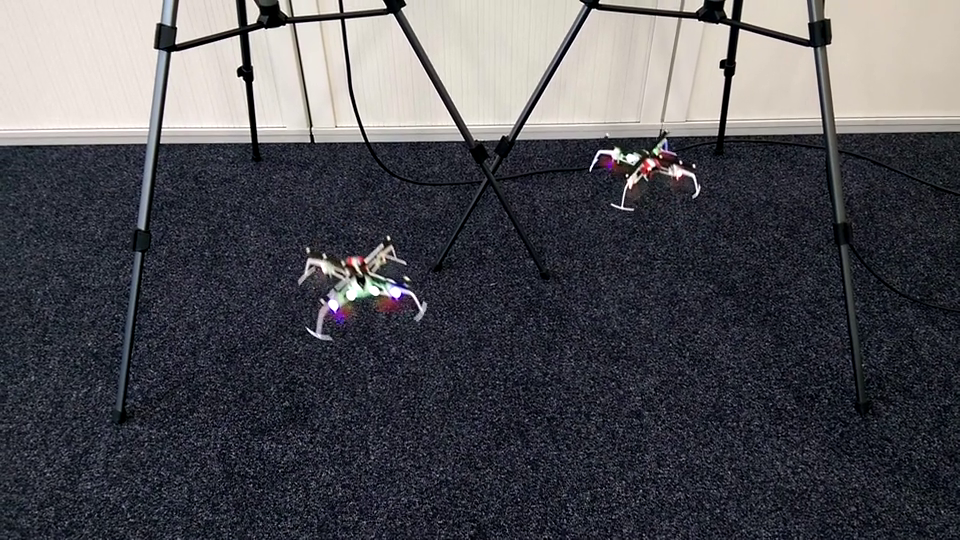
#> input picture frame 22 of Sheet6/Aufgabe3/quadrotor.mp4, 960 x 540 px
$ python flow_comp.py
#> lines starting #> are read from the running program, lines starting #| are printed output that depends on the picture
import cv2
import numpy as np

vid = cv2.VideoCapture('quadrotor.mp4')
if vid.isOpened():
    print("video opened successfully")

feature_params = dict( maxCorners=100,
                       qualityLevel=0.3,
                       minDistance=7,
                       blockSize=7)

# Parameters for lucas kanade optical flow
lk_params = dict(winSize=(15, 15),
                 maxLevel=1,
                 criteria=(cv2.TERM_CRITERIA_EPS | cv2.TERM_CRITERIA_COUNT, 10, 0.03))

# Create some random colors
color = np.random.randint(0, 255, (100, 3))

_, old_frame = vid.read()
#> old_frame is the input picture: shape (540, 960, 3); mean B, G, R 84.8, 79.5, 79.8
old_gray = cv2.cvtColor(old_frame, cv2.COLOR_BGR2GRAY)
p0 = cv2.goodFeaturesToTrack(old_gray, mask=None, **feature_params)
#> p0 = 81 rows, first 8: [623, 206], [347, 21], [237, 37], [741, 31], [625, 156], [296, 25], [601, 1], [338, 21]

# Create a mask image for drawing purposes
mask = np.zeros_like(old_frame)
hsv = np.zeros_like(old_frame)
hsv[..., 1] = 255
while True:
    # read next frame
    has_frame, frame = vid.read()
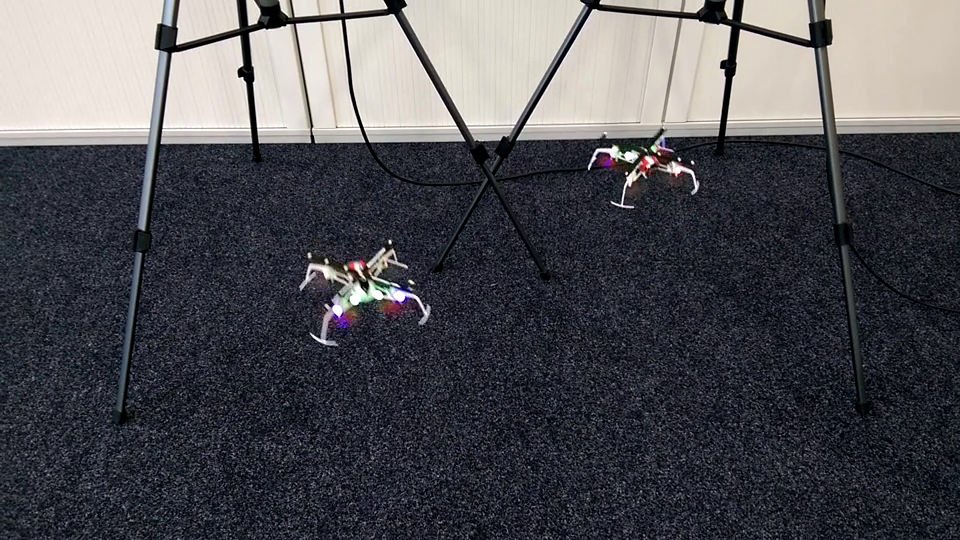
#> input picture frame 23 of Sheet6/Aufgabe3/quadrotor.mp4, 960 x 540 px
#> frame is the input picture: shape (540, 960, 3); mean B, G, R 84.5, 79.4, 79.6
    if not has_frame:
        break

    frame_gray = cv2.cvtColor(frame, cv2.COLOR_BGR2GRAY)
    # calculate optical flow
    p1, st, err = cv2.calcOpticalFlowPyrLK(old_gray, frame_gray, p0, None, **lk_params)
#> p1 = 81 rows, first 8: [622.9, 203.7], [347.7, 21.57], [237.7, 37.59], [741.7, 31.53], [623.3, 153.8], [296.7, 25.54], [601.8, 1.48], [338.7, 21.59]; st = 81 values from 1 to 1; err = 81 values, max 30.33 at index 48, min 3.1 at index 51, mean 7.46
    flow = cv2.calcOpticalFlowFarneback(old_gray,frame_gray, None, 0.5, 3, 15, 3, 5, 1.2, 0)

    # Select good points
    good_new = p1[st == 1]
#> good_new = 81 pairs, first value 156.7 to 828.7, second value 1.48 to 334.9
    good_old = p0[st == 1]
#> good_old = 81 pairs, first value 156 to 828, second value 1 to 329
    # draw the tracks
    for i, (new, old) in enumerate(zip(good_new,good_old)):
        a, b = new.ravel()
        c, d = old.ravel()
        mask = cv2.line(mask, (a, b), (c, d), color[i].tolist(),  2)
        frame = cv2.circle(frame, (a, b), 5, color[i].tolist(), -1)
#> this loop made 81 passes
#> (a, b, c, d) on passes 1 to 12: (622.9, 203.7, 623, 206), (347.7, 21.57, 347, 21), (237.7, 37.59, 237, 37), (741.7, 31.53, 741, 31), (623.3, 153.8, 625, 156), (296.7, 25.54, 296, 25), (601.8, 1.48, 601, 1), (338.7, 21.59, 338, 21), (249.8, 23.56, 249, 23), (383.7, 6.48, 383, 6), (657.1, 152.2, 659, 155), (177.8, 42.58, 177, 42)
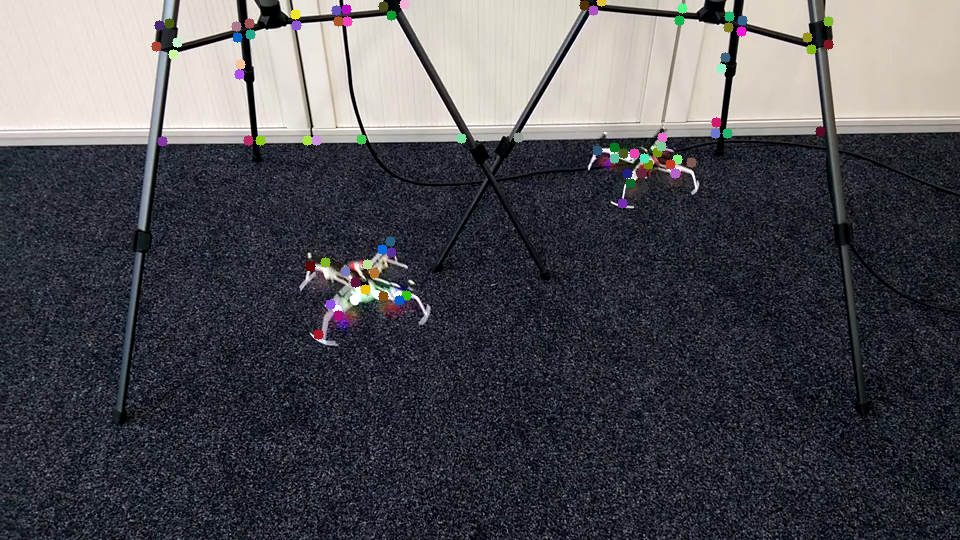
#> frame: shape (540, 960, 3); mean B, G, R 84.3, 79.4, 79.5
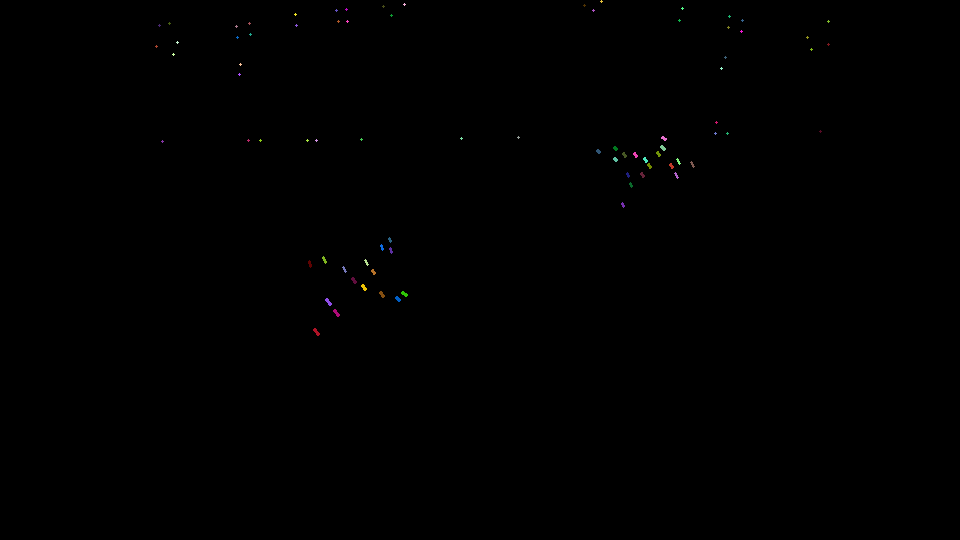
#> mask: shape (540, 960, 3); mean of channels 0, 1, 2 0.2, 0.2, 0.2; drawn as B, G, R
    img = cv2.add(frame, mask)

    # code angle and magnitude of flow using hsv
    mag, ang = cv2.cartToPolar(flow[..., 0], flow[..., 1])
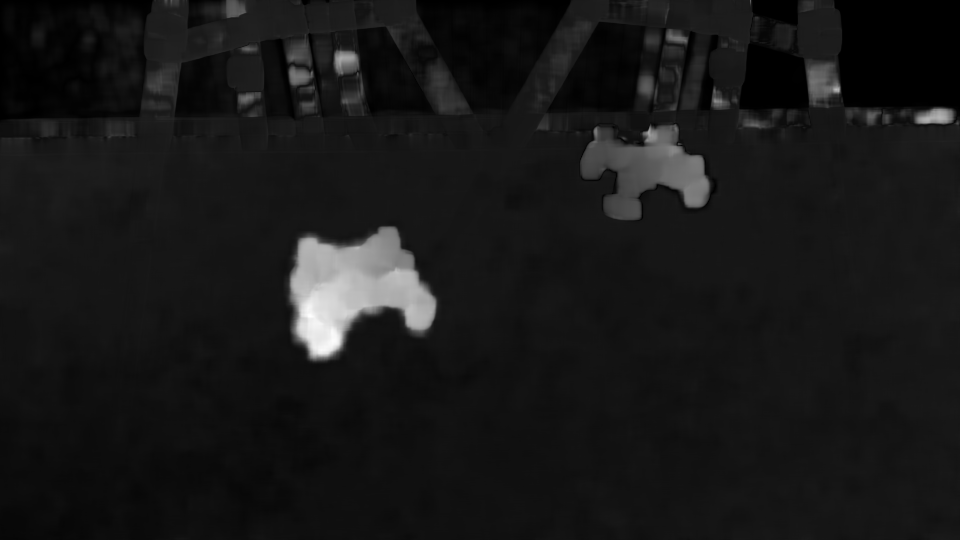
#> mag: shape (540, 960) float32; min 9.6e-13, max 7.96, mean 0.759; drawn with min black and max white
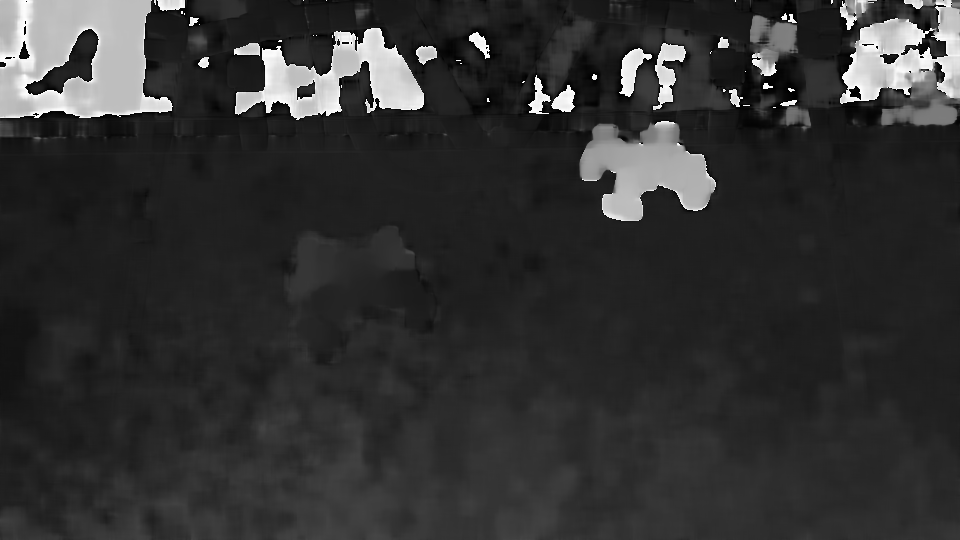
#> ang: shape (540, 960) float32; min 1.17e-05, max 6.28, mean 1.24; drawn with min black and max white
    hsv[..., 0] = ang*180/np.pi/2
    hsv[..., 2] = cv2.normalize(mag, None, 0, 255, cv2.NORM_MINMAX)
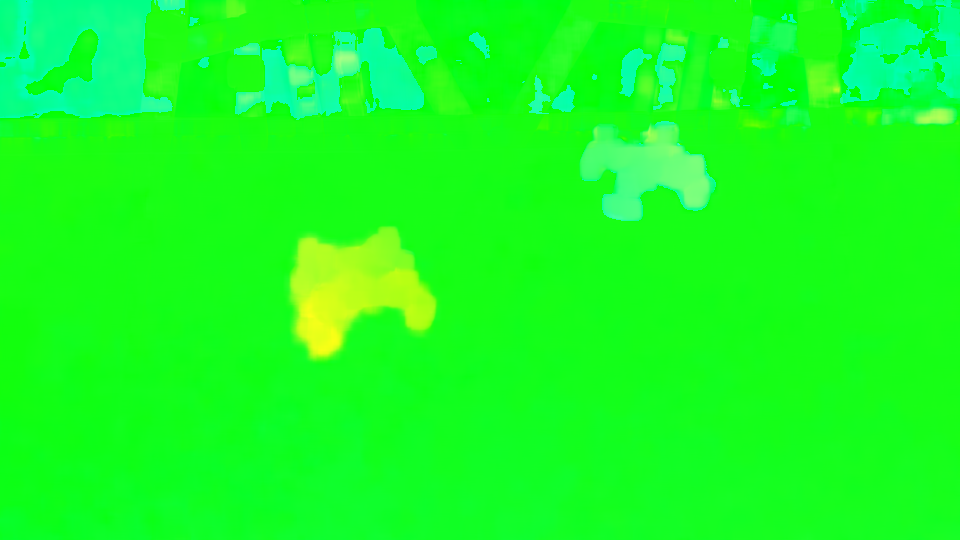
#> hsv: shape (540, 960, 3); mean of channels 0, 1, 2 35.1, 255, 23.8; drawn as B, G, R
    bgr = cv2.cvtColor(hsv, cv2.COLOR_HSV2BGR)
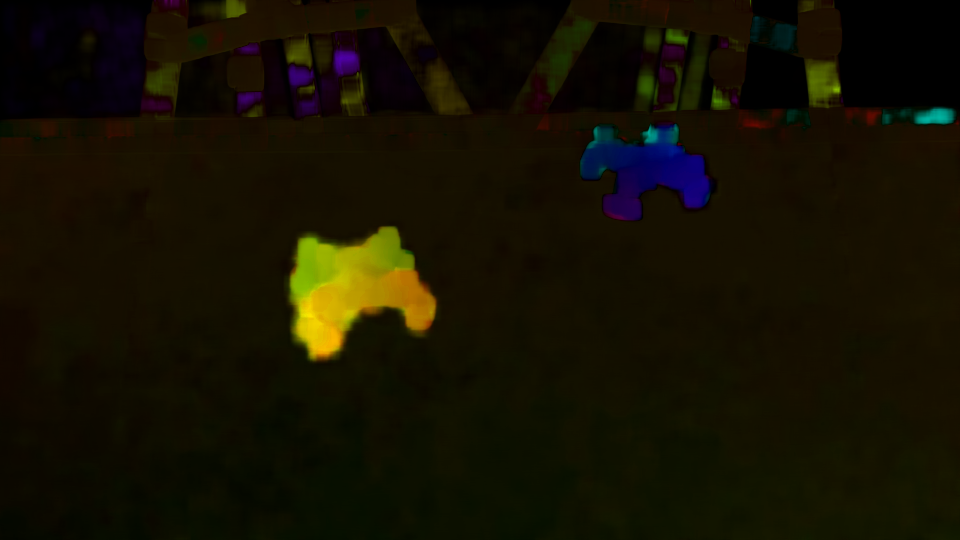
#> bgr: shape (540, 960, 3); mean B, G, R 2.1, 17.2, 21.3

    cv2.imshow('LK', img)
    cv2.imshow('Farneback', bgr)
    k = cv2.waitKey(30) & 0xff
#> (key Esc is pressed here)
    if k == 27:
        break
    # Now update the previous frame and previous points
    old_gray = frame_gray.copy()
    p0 = good_new.reshape(-1, 1, 2)

cv2.destroyAllWindows()
vid.release()

$ run again, starting later in the video
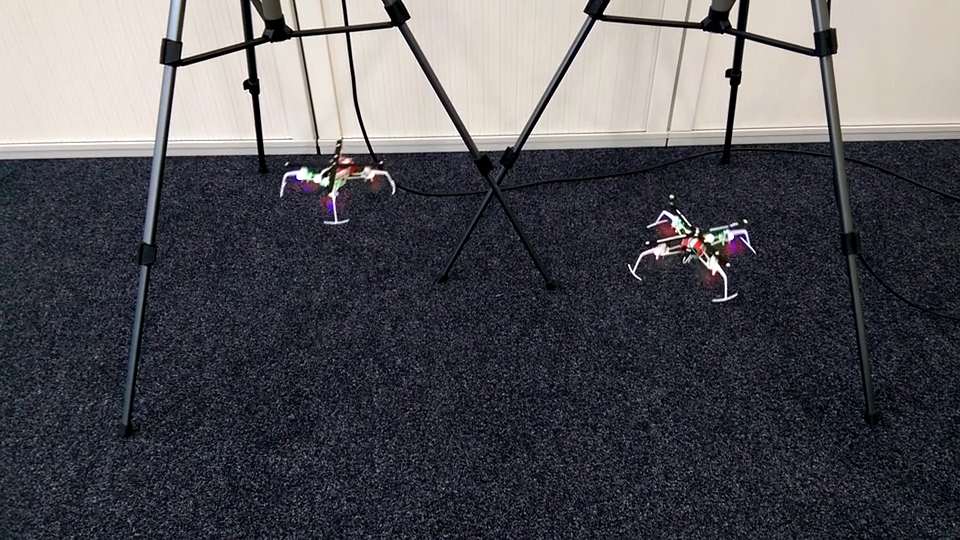
#> input picture frame 99 of Sheet6/Aufgabe3/quadrotor.mp4, 960 x 540 px
#> old_frame is the input picture: shape (540, 960, 3); mean B, G, R 87.5, 82, 82.7
#> p0 = 92 rows, first 8: [336, 221], [725, 297], [714, 254], [351, 34], [678, 232], [302, 38], [664, 213], [695, 235]
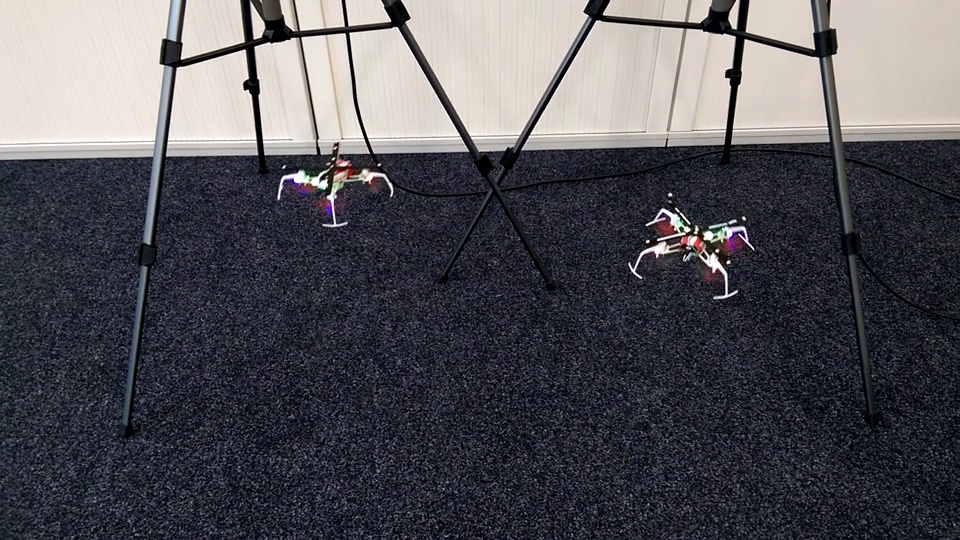
#> input picture frame 100 of Sheet6/Aufgabe3/quadrotor.mp4, 960 x 540 px
#> frame is the input picture: shape (540, 960, 3); mean B, G, R 87.6, 82, 82.9
#> p1 = 92 rows, first 8: [334.8, 223.7], [725.6, 294.2], [714.1, 251.7], [350.9, 34.52], [677.2, 230.2], [301.9, 38.5], [662.6, 211], [694.5, 232.9]; st = 92 values from 1 to 1; err = 92 values, max 26.52 at index 64, min 2.19 at index 36, mean 7.6
#> good_new = 92 pairs, first value 162 to 833.8, second value 10.43 to 294.2
#> good_old = 92 pairs, first value 162 to 834, second value 10 to 297
#> the loop `for i, (new, old) in enumerate(zip(good_new,good_old)):` made 92 passes
#> (a, b, c, d) on passes 1 to 8: (334.8, 223.7, 336, 221), (725.6, 294.2, 725, 297), (714.1, 251.7, 714, 254), (350.9, 34.52, 351, 34), (677.2, 230.2, 678, 232), (301.9, 38.5, 302, 38), (662.6, 211, 664, 213), (694.5, 232.9, 695, 235)
#> `bgr = cv2.cvtColor(hsv, cv2.COLOR_HSV2BGR)`:
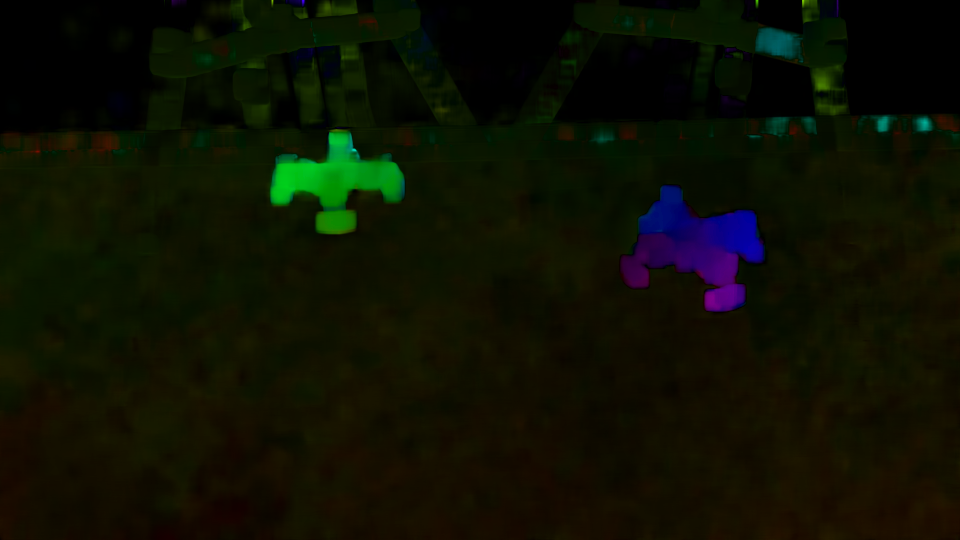
#> bgr: shape (540, 960, 3); mean B, G, R 2.7, 16.8, 13.7

$ run again, starting later in the video
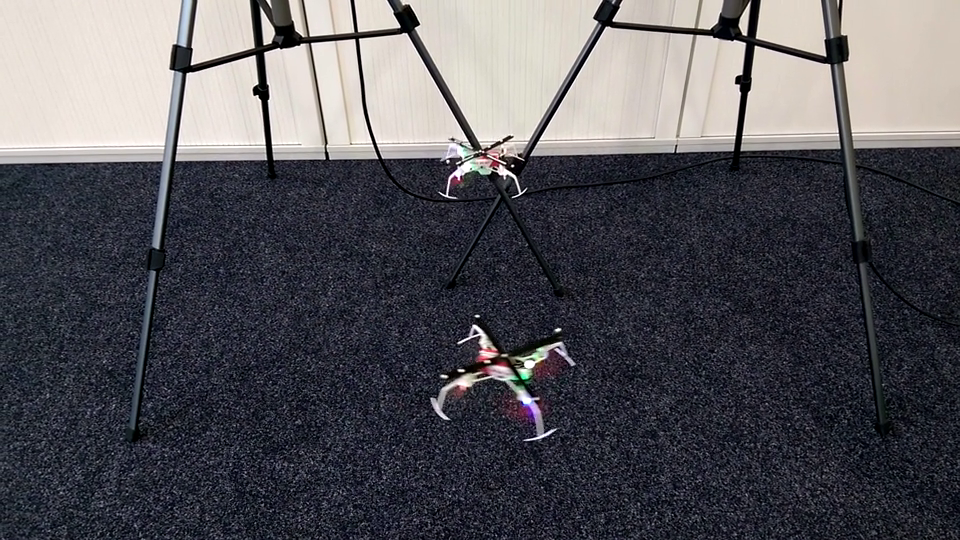
#> input picture frame 176 of Sheet6/Aufgabe3/quadrotor.mp4, 960 x 540 px
#> old_frame is the input picture: shape (540, 960, 3); mean B, G, R 89.4, 84, 85
#> p0 = 71 rows, first 8: [447, 194], [520, 191], [361, 40], [312, 45], [253, 58], [756, 47], [353, 41], [265, 42]
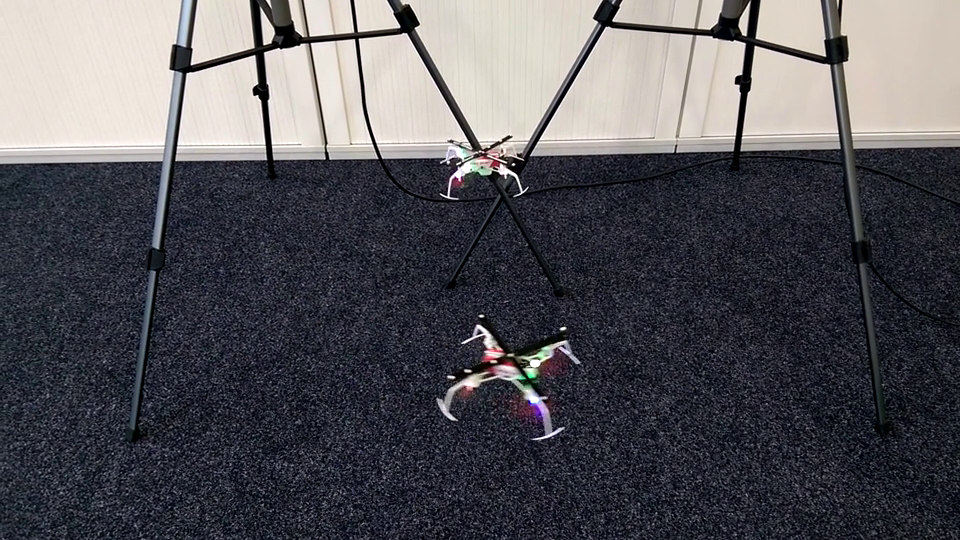
#> input picture frame 177 of Sheet6/Aufgabe3/quadrotor.mp4, 960 x 540 px
#> frame is the input picture: shape (540, 960, 3); mean B, G, R 89.3, 84, 84.9
#> p1 = 71 rows, first 8: [448.2, 195.1], [521.5, 189.9], [360.7, 40.06], [311.8, 45.05], [252.8, 58.03], [755.8, 47.24], [352.7, 41.03], [264.8, 42.03]; st = 71 values from 1 to 1; err = 71 values, max 25.62 at index 31, min 0.00444 at index 39, mean 6.57
#> good_new = 71 pairs, first value 170.9 to 844.8, second value 5.77 to 400.2
#> good_old = 71 pairs, first value 171 to 845, second value 6 to 401
#> the loop `for i, (new, old) in enumerate(zip(good_new,good_old)):` made 71 passes
#> (a, b, c, d) on passes 1 to 8: (448.2, 195.1, 447, 194), (521.5, 189.9, 520, 191), (360.7, 40.06, 361, 40), (311.8, 45.05, 312, 45), (252.8, 58.03, 253, 58), (755.8, 47.24, 756, 47), (352.7, 41.03, 353, 41), (264.8, 42.03, 265, 42)
#> `bgr = cv2.cvtColor(hsv, cv2.COLOR_HSV2BGR)`:
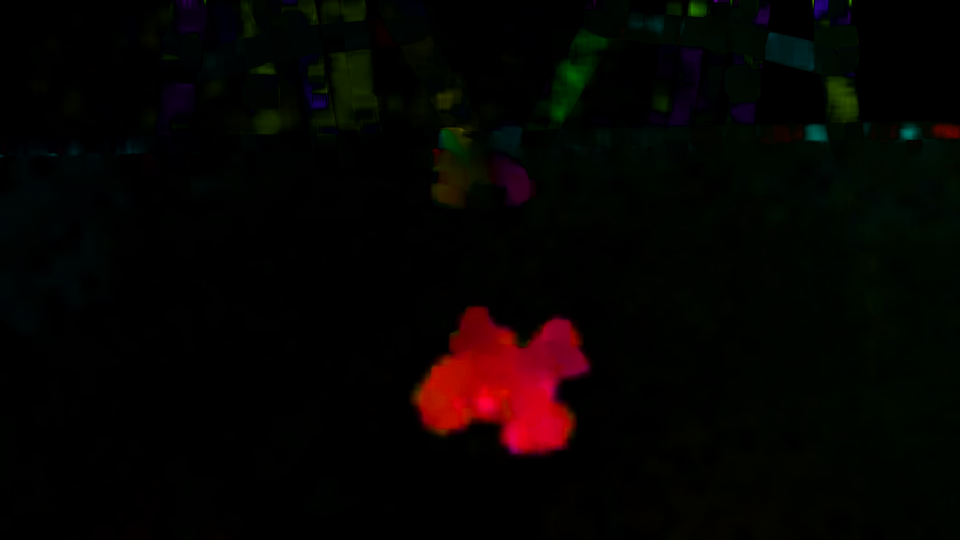
#> bgr: shape (540, 960, 3); mean B, G, R 1.5, 3.3, 6
